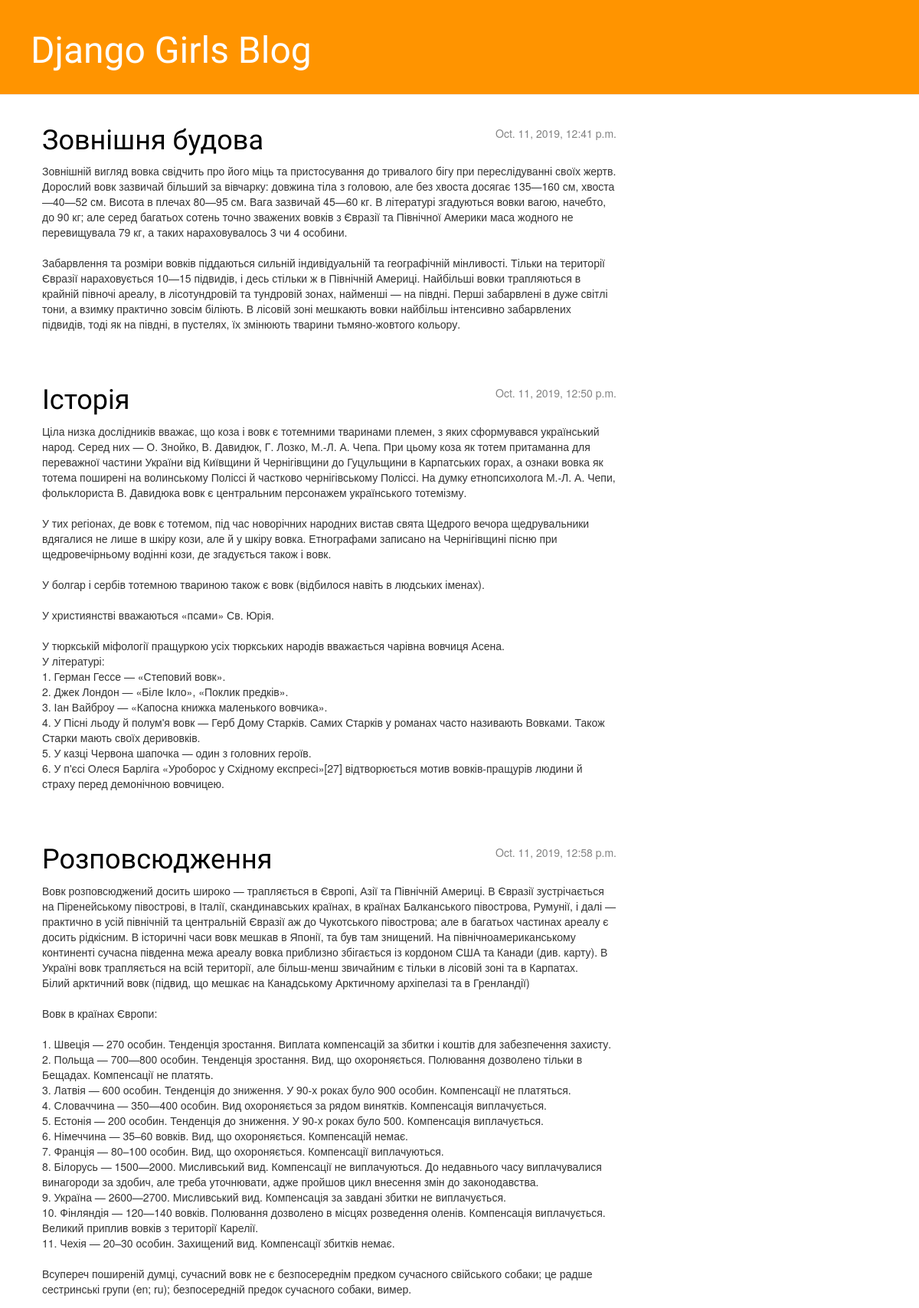
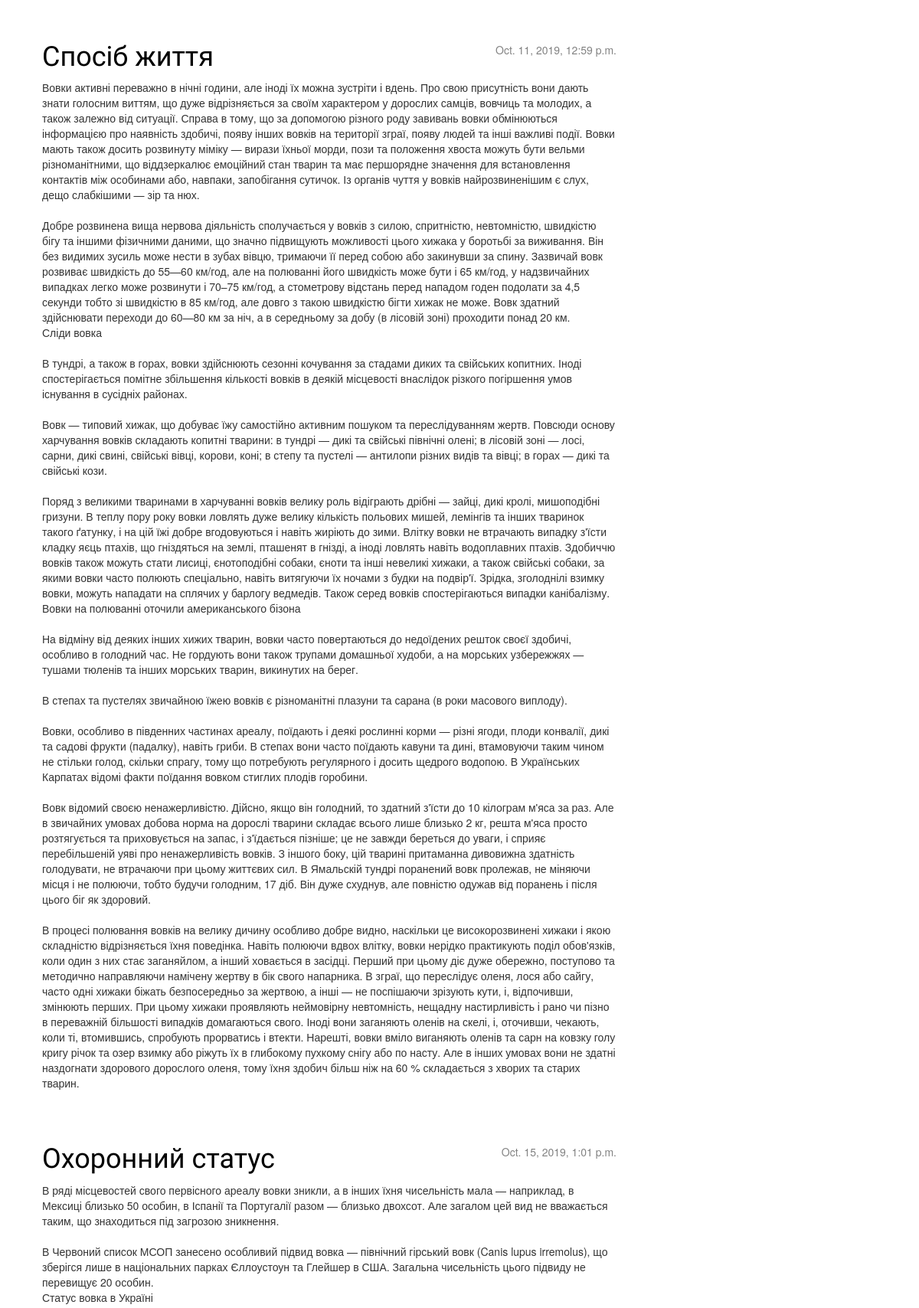
The page / (upper part) on the database its author committed (2 pictures, top to bottom).
### blog/models.py (models this page shows, shortened)
class Post(models.Model):
    author = models.ForeignKey('auth.User', on_delete=models.CASCADE)
    title = models.CharField(max_length=200)
    text = models.TextField()
    created_date = models.DateTimeField(
            default=timezone.now)
    published_date = models.DateTimeField(
            blank=True, null=True)

### blog/views.py (the view)
# urls.py: url(r'^$', views.post_list, name='post_list'),
def post_list(request):
    posts = Post.objects.filter(published_date__lte=timezone.now()).order_by('published_date')
    return render(request, 'blog/post_list.html', {'posts': posts})

### blog/templates/blog/post_list.html
{% extends 'blog/base.html' %}
{% block content %}
    {% for post in posts %}
        <div class="post">
            <div class="date">
                {{ post.published_date }}
            </div>
            <h1><a href="{% url 'post_detail' pk=post.pk %}">{{ post.title }}</a></h1>
            <p>{{ post.text|linebreaksbr }}</p>
        </div>
    {% endfor %}
{% endblock %}

### blog/static/css/blog.css (style rules this page uses)
h1, h2, h3, h4 { font-family: 'Lobster', cursive; }
.date { float: right; color: #828282; }
.post { margin-bottom: 70px; }
.post h1 a, .post h1 a:visited { color: #000000; }

### rows shown on the page
Post: published_date "Oct. 11, 2019, 12:41 p.m.", title "Зовнішня будова", text "Зовнішній вигляд вовка свідчить про його міць та пристосування до тривалого бігу при переслідуванні своїх жертв. Дорослий вовк зазвичай більший за вівчарку: довжина тіла з головою, але без хвоста досягає 135—160 см, хвоста —40—52 см. Висота в плечах 80—95 см. Вага зазвичай 45—60 кг. В літературі згадуються вовки вагою, начебто, до 90 кг; але серед багатьох сотень точно зважених вовків з Євразії та Північної Америки маса жодного не перевищувала 79 кг, а таких нараховувалось 3 чи 4 особини. Забарвлення та розміри вовків піддаються сильній індивідуальній та географічній мінливості. Тільки на території Євразії нараховується 10—15 підвидів, і десь стільки ж в Північній Америці. Найбільші вовки…"
Post: published_date "Oct. 11, 2019, 12:50 p.m.", title "Історія", text "Ціла низка дослідників вважає, що коза і вовк є тотемними тваринами племен, з яких сформувався український народ. Серед них — О. Знойко, В. Давидюк, Г. Лозко, М.-Л. А. Чепа. При цьому коза як тотем притаманна для переважної частини України від Київщини й Чернігівщини до Гуцульщини в Карпатських горах, а ознаки вовка як тотема поширені на волинському Поліссі й частково чернігівському Поліссі. На думку етнопсихолога М.-Л. А. Чепи, фольклориста В. Давидюка вовк є центральним персонажем українського тотемізму. У тих регіонах, де вовк є тотемом, під час новорічних народних вистав свята Щедрого вечора щедрувальники вдягалися не лише в шкіру кози, але й у шкіру вовка. Етнографами записано на…"
Post: published_date "Oct. 11, 2019, 12:58 p.m.", title "Розповсюдження", text "Вовк розповсюджений досить широко — трапляється в Європі, Азії та Північній Америці. В Євразії зустрічається на Піренейському півострові, в Італії, скандинавських країнах, в країнах Балканського півострова, Румунії, і далі — практично в усій північній та центральній Євразії аж до Чукотського півострова; але в багатьох частинах ареалу є досить рідкісним. В історичні часи вовк мешкав в Японії, та був там знищений. На північноамериканському континенті сучасна південна межа ареалу вовка приблизно збігається із кордоном США та Канади (див. карту). В Україні вовк трапляється на всій території, але більш-менш звичайним є тільки в лісовій зоні та в Карпатах. Білий арктичний вовк (підвид, що мешкає…"
Post: published_date "Oct. 11, 2019, 12:59 p.m.", title "Спосіб життя", text "Вовки активні переважно в нічні години, але іноді їх можна зустріти і вдень. Про свою присутність вони дають знати голосним виттям, що дуже відрізняється за своїм характером у дорослих самців, вовчиць та молодих, а також залежно від ситуації. Справа в тому, що за допомогою різного роду завивань вовки обмінюються інформацією про наявність здобичі, появу інших вовків на території зграї, появу людей та інші важливі події. Вовки мають також досить розвинуту міміку — вирази їхньої морди, пози та положення хвоста можуть бути вельми різноманітними, що віддзеркалює емоційний стан тварин та має першорядне значення для встановлення контактів між особинами або, навпаки, запобігання сутичок. Із органів…"
Post: published_date "Oct. 15, 2019, 1:01 p.m.", title "Охоронний статус", text "В ряді місцевостей свого первісного ареалу вовки зникли, а в інших їхня чисельність мала — наприклад, в Мексиці близько 50 особин, в Іспанії та Португалії разом — близько двохсот. Але загалом цей вид не вважається таким, що знаходиться під загрозою зникнення. В Червоний список МСОП занесено особливий підвид вовка — північний гірський вовк (Canis lupus irremolus), що зберігся лише в національних парках Єллоустоун та Глейшер в США. Загальна чисельність цього підвиду не перевищує 20 особин. Статус вовка в Україні"
